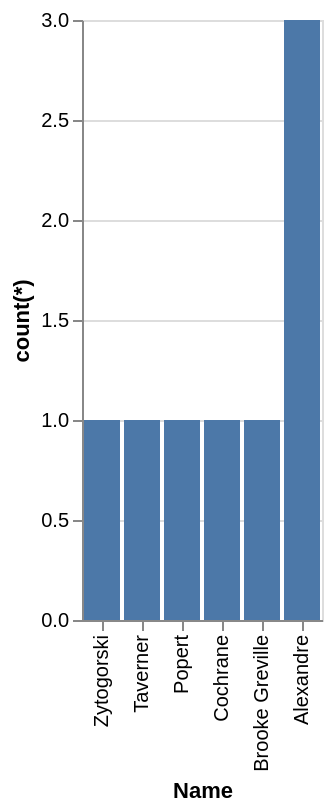

The Vega-Lite source for this figure:
### Vega-Lite specification from a JSON file in a GitHub repository (floating-point values rounded to 4 significant figures)
{"data": {"values": [{"x_data": "Zytogorski", "y_data": 1}, {"x_data": "Taverner", "y_data": 1}, {"x_data": "Popert", "y_data": 1}, {"x_data": "Cochrane", "y_data": 1}, {"x_data": "Brooke Greville", "y_data": 1}, {"x_data": "Alexandre", "y_data": 3}]}, "mark": "bar", "encoding": {"x": {"field": "x_data", "type": "nominal", "title": "Name", "sort": "descending"}, "y": {"field": "y_data", "type": "quantitative", "title": "count(*)"}}}
